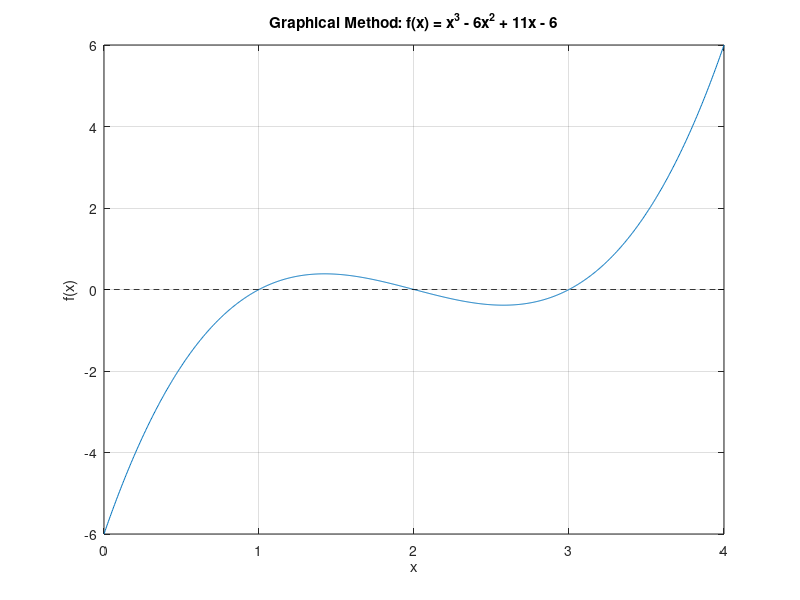

Source code (MATLAB):

%comando clc limpia la memoria 
clc; clear; close all;

% Define the function
f = @(x) x.^3 - 6*x.^2 + 11*x - 6;


% Define the interval
x = linspace( 0, 4, 1000);

% Plot the function
figure;
plot(x, f(x));
grid on;
xlabel('x');
ylabel('f(x)');
title('Graphical Method: f(x) = x^3 - 6x^2 + 11x - 6');

% Highlight the x-axis
hold on;
plot(x, zeros(size(x)), 'k--');
hold off;